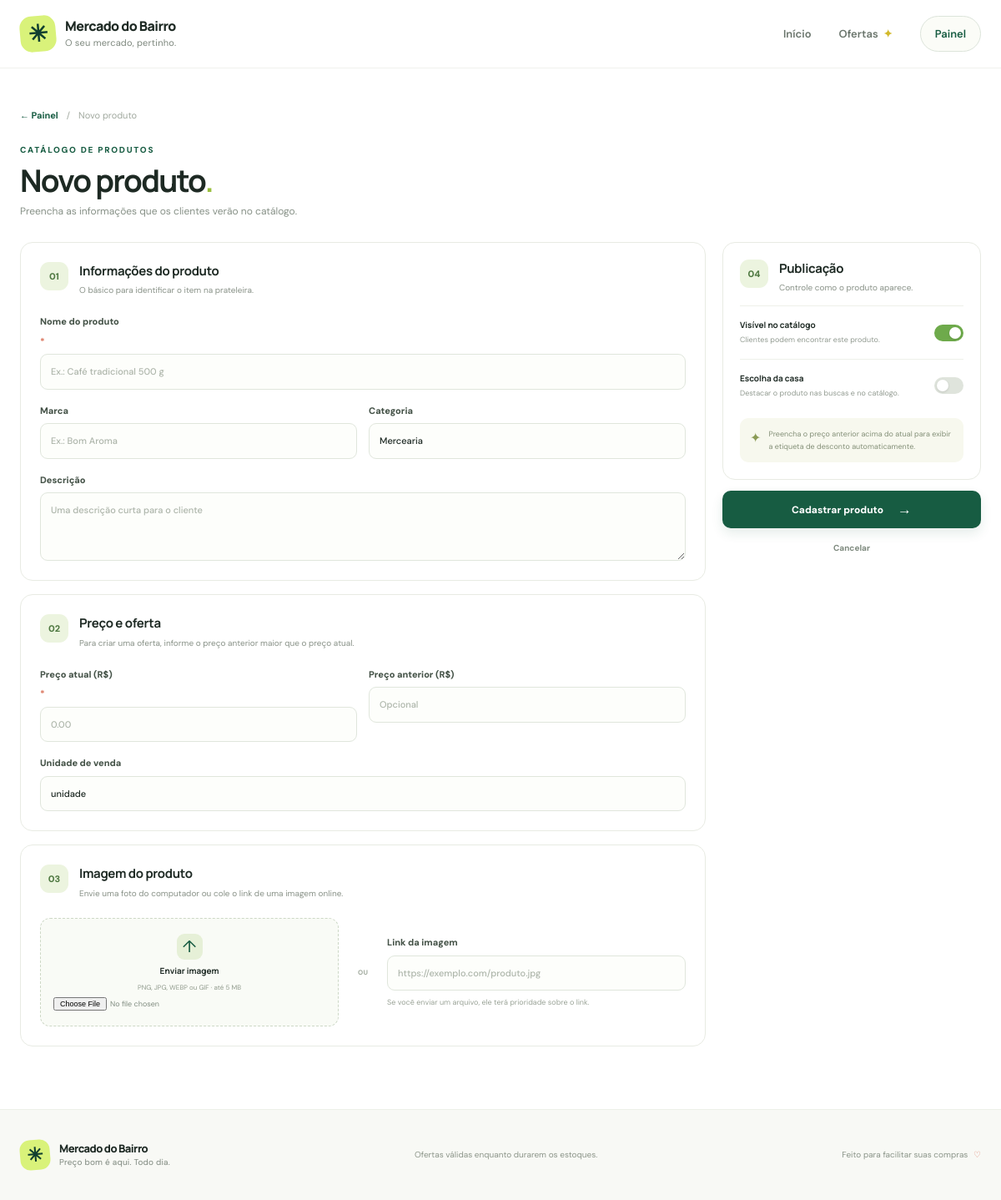
The app's page /admin/produto/novo (signed in) with its own data.
### tables this page shows
CREATE TABLE settings (
            key TEXT PRIMARY KEY,
            value TEXT NOT NULL
        );

### app.py (the view, shortened to what this page needs)
@app.route("/admin/produto/novo", methods=["GET", "POST"])
@admin_required
def product_new():
    return render_template("product_form.html", product=None, page_title="Novo produto")

### app.py (called while the page is built)
def get_db() -> sqlite3.Connection:
    if "db" not in g:
        g.db = sqlite3.connect(DATABASE)
        g.db.row_factory = sqlite3.Row
        g.db.execute("PRAGMA foreign_keys = ON")
    return g.db

def get_setting(key: str, default: str = "") -> str:
    row = get_db().execute("SELECT value FROM settings WHERE key = ?", (key,)).fetchone()
    return row["value"] if row else default

def csrf_token() -> str:
    if "csrf_token" not in session:
        session["csrf_token"] = secrets.token_urlsafe(32)
    return session["csrf_token"]

@app.before_request
def protect_posts():
    if request.method == "POST":
        expected = session.get("csrf_token", "")
        provided = request.form.get("csrf_token", "")
        if not expected or not hmac.compare_digest(expected, provided):
            abort(400, description="Token de segurança inválido. Atualize a página e tente novamente.")

@app.context_processor
def inject_template_helpers():
    return {
        "csrf_token": csrf_token,
        "store_name": get_setting("store_name", "Mercado do Bairro"),
        "store_tagline": get_setting("store_tagline", "Preço bom é aqui. Todo dia."),
        "store_notice": get_setting("store_notice", "Ofertas válidas enquanto durarem os estoques."),
        "admin_logged_in": bool(session.get("admin_logged_in")),
    }

def admin_required(view):
    @wraps(view)
    def wrapped(*args, **kwargs):
        if not session.get("admin_logged_in"):
            return redirect(url_for("admin_login", next=request.path))
        return view(*args, **kwargs)
    return wrapped

### templates/product_form.html (shortened to what this page needs)
{% extends 'base.html' %}
{% block content %}
<section class="admin-page container form-page">
  <div class="breadcrumb"><a href="{{ url_for('admin_dashboard') }}">← Painel</a><span>/</span><span>{{ page_title }}</span></div>
  <div class="form-page-heading"><div><span class="section-kicker">CATÁLOGO DE PRODUTOS</span><h1>{{ page_title }}<span class="heading-period">.</span></h1><p>Preencha as informações que os clientes verão no catálogo.</p></div></div>
  <form method="post" enctype="multipart/form-data" class="product-editor"><input type="hidden" name="csrf_token" value="{{ csrf_token() }}">
    <div class="editor-main">
      <section class="editor-panel"><div class="editor-panel-heading"><span class="panel-number">01</span><div><h2>Informações do produto</h2><p>O básico para identificar o item na prateleira.</p></div></div>
        <div class="form-grid"><label class="field-wide">Nome do produto <span class="required">*</span><input name="name" required maxlength="120" value="{{ product.name if product else '' }}" placeholder="Ex.: Café tradicional 500 g"></label><label>Marca<input name="brand" maxlength="80" value="{{ product.brand if product else '' }}" placeholder="Ex.: Bom Aroma"></label><label>Categoria<input name="category" list="category-list" maxlength="60" value="{{ product.category if product else 'Mercearia' }}" placeholder="Ex.: Mercearia"></label><label class="field-wide">Descrição<textarea name="description" rows="3" maxlength="300" placeholder="Uma descrição curta para o cliente"></textarea></label></div>
      </section>
      <section class="editor-panel"><div class="editor-panel-heading"><span class="panel-number">02</span><div><h2>Preço e oferta</h2><p>Para criar uma oferta, informe o preço anterior maior que o preço atual.</p></div></div>
        <div class="form-grid"><label>Preço atual (R$) <span class="required">*</span><input name="price" required inputmode="decimal" type="number" min="0" step="0.01" value="{{ '%.2f'|format(product.price) if product else '' }}" placeholder="0.00"></label><label>Preço anterior (R$)<input name="old_price" inputmode="decimal" type="number" min="0" step="0.01" value="{{ '%.2f'|format(product.old_price) if product and product.old_price is not none else '' }}" placeholder="Opcional"></label><label class="field-wide">Unidade de venda<input name="unit" maxlength="30" value="{{ product.unit if product else 'unidade' }}" placeholder="unidade, kg, pacote, litro..."></label></div>
      </section>
      <section class="editor-panel"><div class="editor-panel-heading"><span class="panel-number">03</span><div><h2>Imagem do produto</h2><p>Envie uma foto do computador ou cole o link de uma imagem online.</p></div></div>
        <div class="image-options"><label class="upload-zone"><span class="upload-symbol">↑</span><strong>Enviar imagem</strong><small>PNG, JPG, WEBP ou GIF · até 5 MB</small><input type="file" name="image_file" accept=".png,.jpg,.jpeg,.webp,.gif,image/*"></label><div class="or-divider"><span>OU</span></div><label>Link da imagem<input name="image_url" type="url" value="{{ product.image_url if product else '' }}" placeholder="https://exemplo.com/produto.jpg"><small class="field-hint">Se você enviar um arquivo, ele terá prioridade sobre o link.</small></label></div>
      </section>
    </div>
    <aside class="editor-side"><div class="editor-panel visibility-panel"><div class="editor-panel-heading"><span class="panel-number">04</span><div><h2>Publicação</h2><p>Controle como o produto aparece.</p></div></div><label class="toggle-row"><span><strong>Visível no catálogo</strong><small>Clientes podem encontrar este produto.</small></span><input type="checkbox" name="active" value="1" {% if product is none or product.active %}checked{% endif %}><span class="toggle-ui"></span></label><label class="toggle-row"><span><strong>Escolha da casa</strong><small>Destacar o produto nas buscas e no catálogo.</small></span><input type="checkbox" name="featured" value="1" {% if product and product.featured %}checked{% endif %}><span class="toggle-ui"></span></label><div class="publish-tip"><span>✦</span><p>Preencha o preço anterior acima do atual para exibir a etiqueta de desconto automaticamente.</p></div></div>
      <div class="form-submit"><button class="btn btn-green btn-full" type="submit">{{ 'Salvar alterações' if product else 'Cadastrar produto' }} <span>→</span></button><a class="cancel-link" href="{{ url_for('admin_dashboard') }}">Cancelar</a></div>
    </aside>
  </form>
</section>
{% endblock %}

### templates/base.html (shortened to what this page needs)
<!doctype html>
<html lang="pt-BR">
<head>
  <link rel="stylesheet" href="{{ url_for('static', filename='css/style.css') }}">
</head>
<body>
  <header class="site-header">
    <div class="header-inner">
      <a class="brand" href="{{ url_for('index') }}" aria-label="Página inicial">
        <span class="brand-mark">✳</span>
        <span class="brand-copy"><strong>{{ store_name }}</strong><small>O seu mercado, pertinho.</small></span>
      </a>
      <nav class="main-nav" aria-label="Navegação principal">
        <a href="{{ url_for('index') }}" class="{% if request.endpoint == 'index' %}current{% endif %}">Início</a>
        <a href="{{ url_for('index', ofertas=1) }}">Ofertas <span class="nav-spark">✦</span></a>
        {% if admin_logged_in %}
          <a href="{{ url_for('admin_dashboard') }}" class="nav-admin">Painel</a>
        {% else %}
          <a href="{{ url_for('admin_login') }}" class="nav-admin">Área do gerente</a>
        {% endif %}
      </nav>
    </div>
  </header>
  <main>{% block content %}{% endblock %}</main>
  <footer class="site-footer">
    <div class="footer-inner">
      <a class="brand footer-brand" href="{{ url_for('index') }}"><span class="brand-mark">✳</span><span class="brand-copy"><strong>{{ store_name }}</strong><small>{{ store_tagline }}</small></span></a>
      <p>{{ store_notice }}</p>
      <span class="footer-note">Feito para facilitar suas compras <span aria-hidden="true">♡</span></span>
    </div>
  </footer>
</body>
</html>

### records on screen
settings: value "Mercado do Bairro"
settings: value "Preço bom é aqui. Todo dia."
settings: value "Ofertas válidas enquanto durarem os estoques."

### other values on screen
{{ page_title }} "Novo produto"
{{ 'Salvar alterações' if product else 'Cadastrar produto' }} "Cadastrar produto"
